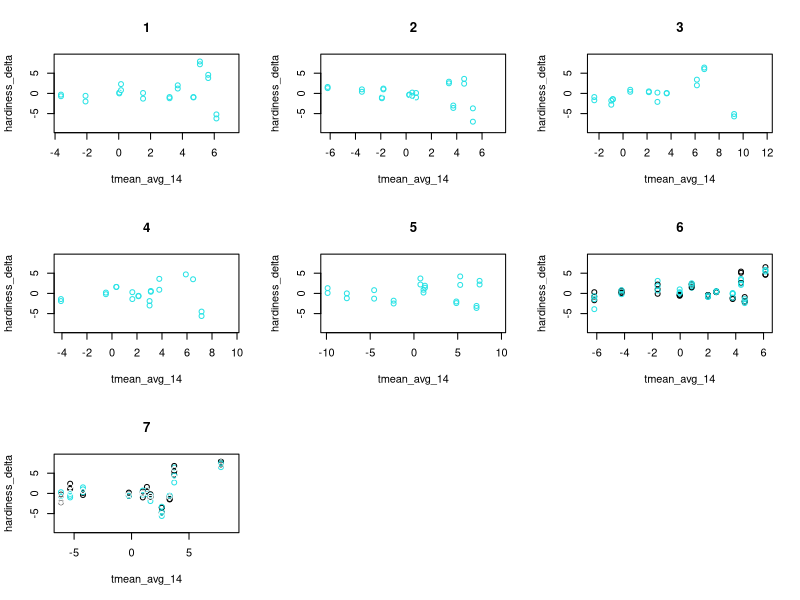

This chart was generated by the following R code:
# Started Feburary 4, 2022

# Creating hardiness simulation data to validate that stan model is correctly estimating parameters. 

# setting wd to ./bayesian to adhere to analogue to ML wd
setwd("c:/users/adamf/onedrive/documents/code/hardiness/bayesian")

hardiness <- read.csv("../data/model_train.csv")

# changing datetime to be the correct type
hardiness$datetime = as.Date(hardiness$datetime, format = "%Y-%m-%d")

sb <- hardiness[hardiness$variety == "Sauvignon blanc",]
sb_oe <- sb[sb$site == "Oliver, east",]

par(mfrow = c(3,3))

for (season in unique(hardiness$season)){
    plot(hardiness_delta ~ tmean_avg_14, data = sb[sb$season == season,], ylim = c(-9, 9), col = site_encoded)
    title(main = paste(season))
    }


